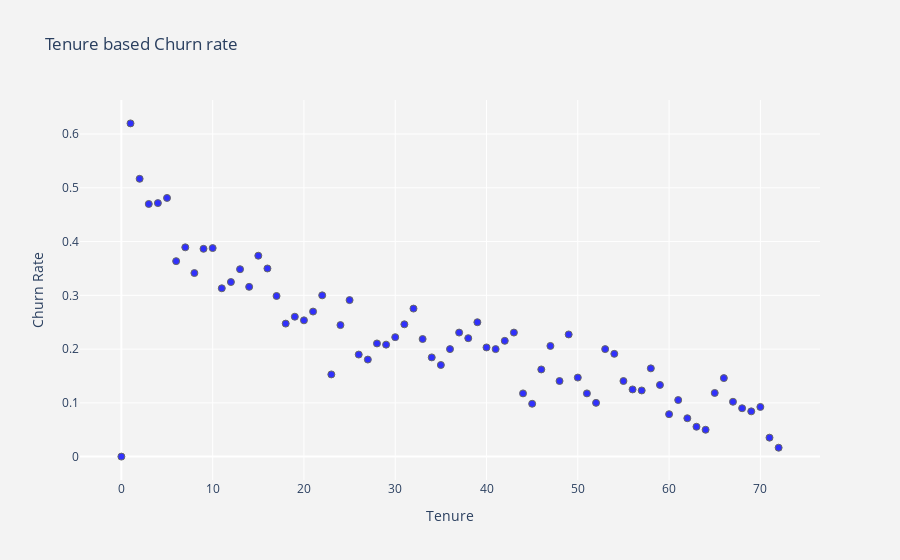

The notebook cell saved with this chart:
### Code cell
df_plot = df_data.groupby('tenure').Churn.mean().reset_index()
plot_data = [
    go.Scatter(
        x=df_plot['tenure'],
        y=df_plot['Churn'],
        mode='markers',
        name='Low',
        marker= dict(size= 7,
            line= dict(width=1),
            color= 'blue',
            opacity= 0.8
           ),
    )
]
plot_layout = go.Layout(
        yaxis= {'title': "Churn Rate"},
        xaxis= {'title': "Tenure"},
        title='Tenure based Churn rate',
        plot_bgcolor  = "rgb(243,243,243)",
        paper_bgcolor  = "rgb(243,243,243)",
    )
fig = go.Figure(data=plot_data, layout=plot_layout)
pyoff.iplot(fig)

### Figure 1 — Plotly figure (JSON) as saved in the notebook; plotly's stock layout.template omitted (floating-point values rounded to 4 significant figures)
{"data": [{"marker": {"color": "blue", "line": {"width": 1}, "opacity": 0.8, "size": 7}, "mode": "markers", "name": "Low", "type": "scatter", "x": [0, 1, 2, 3, 4, 5, 6, 7, 8, 9, 10, 11, 12, 13, 14, 15, 16, 17, 18, 19, 20, 21, 22, 23, 24, 25, 26, 27, 28, 29, 30, 31, 32, 33, 34, 35, 36, 37, 38, 39, 40, 41, 42, 43, 44, 45, 46, 47, 48, 49, 50, 51, 52, 53, 54, 55, 56, 57, 58, 59, 60, 61, 62, 63, 64, 65, 66, 67, 68, 69, 70, 71, 72], "y": [0, 0.6199, 0.5168, 0.47, 0.4716, 0.4812, 0.3636, 0.3893, 0.3415, 0.3866, 0.3879, 0.3131, 0.3248, 0.3486, 0.3158, 0.3737, 0.35, 0.2989, 0.2474, 0.2603, 0.2535, 0.2698, 0.3, 0.1529, 0.2447, 0.2911, 0.1899, 0.1806, 0.2105, 0.2083, 0.2222, 0.2462, 0.2754, 0.2188, 0.1846, 0.1705, 0.2, 0.2308, 0.2203, 0.25, 0.2031, 0.2, 0.2154, 0.2308, 0.1176, 0.09836, 0.1622, 0.2059, 0.1406, 0.2273, 0.1471, 0.1176, 0.1, 0.2, 0.1912, 0.1406, 0.125, 0.1231, 0.1642, 0.1333, 0.07895, 0.1053, 0.07143, 0.05556, 0.05, 0.1184, 0.1461, 0.102, 0.09, 0.08421, 0.09244, 0.03529, 0.01657]}], "layout": {"paper_bgcolor": "rgb(243,243,243)", "plot_bgcolor": "rgb(243,243,243)", "title": {"text": "Tenure based Churn rate"}, "xaxis": {"title": {"text": "Tenure"}}, "yaxis": {"title": {"text": "Churn Rate"}}}}
